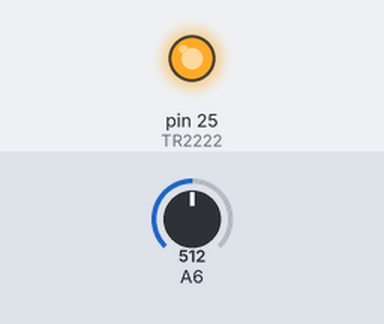
A sketch run on a simulated Arduino Mega 2560, built with avr-gcc and run on an emulated ATmega2560. Shown: output pins drawn as LEDs (lit = HIGH). The test bench sets the inputs (shaded band); at power-on: A6 = 512.

Above: at 1.2 s.
1.3 s: A6 set to 793
2.8 s: A6 set to 810
At 3.2 s:
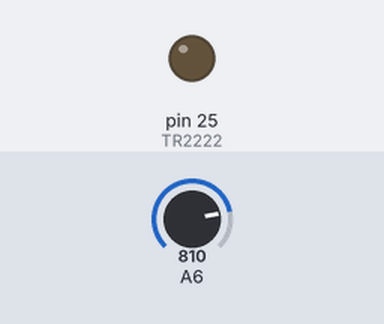
4.3 s: A6 set to 790
At 5.5 s:
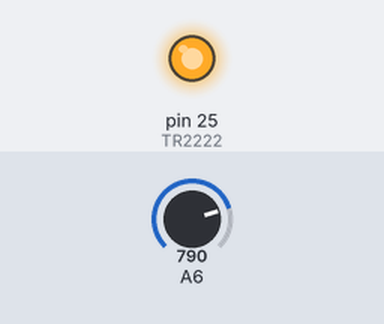
5.8 s: A6 set to 900
At 6.7 s:
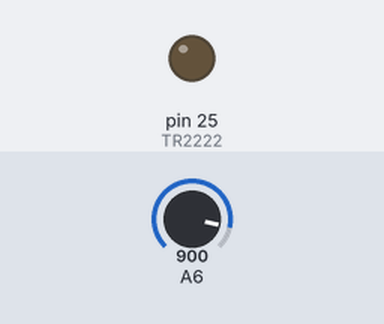
Timing chart, 0 to 8.3 s (numbered marks = the images above; inputs shaded):
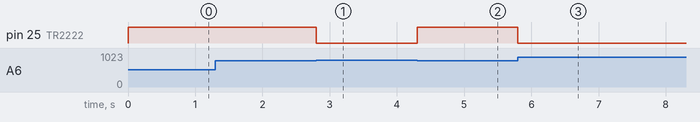

Measured:
- the behaviour switches between 799 and 800 on A6 (found by bisection; images 0 and 1)
- after the input at 1.3 s, every drawn part: stays the same
- after the input at 2.8 s, pin 25 (TR2222): HIGH → LOW at once
- after the input at 4.3 s, pin 25 (TR2222): LOW → HIGH at once
- after the input at 5.8 s, pin 25 (TR2222): HIGH → LOW at once

The sketch:

cds_sensor_Sep_27.ino
```cpp
#define TR2222 25
#define AIN 38

void setup() {
  // put your setup code here, to run once:
  pinMode(TR2222, OUTPUT);
  Serial.begin(9600);
  pinMode(AIN, INPUT);
}

void loop() {
  // put your main code here, to run repeatedly:
  double voltage;
  voltage = analogRead(AIN);
  //Serial.println(voltage);
  //delay(330);
  if(voltage <800 )
    digitalWrite(TR2222,HIGH);
    else
    digitalWrite(TR2222,LOW);
}
```
